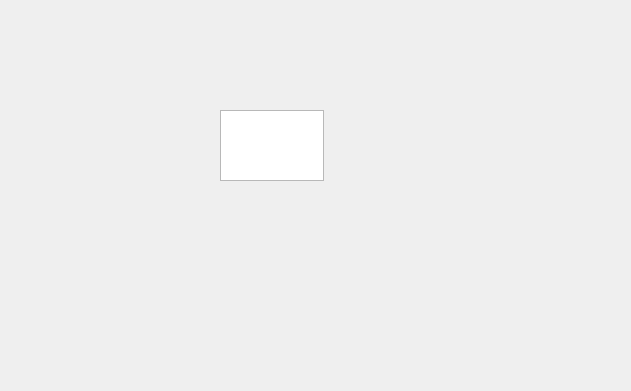
<?xml version="1.0" encoding="UTF-8"?>
<ui version="4.0">
 <class>QFormDoc</class>
 <widget class="QWidget" name="QFormDoc">
  <property name="geometry">
   <rect>
    <x>0</x>
    <y>0</y>
    <width>631</width>
    <height>391</height>
   </rect>
  </property>
  <property name="windowTitle">
   <string>Form</string>
  </property>
  <widget class="QPlainTextEdit" name="plainTextEdit">
   <property name="geometry">
    <rect>
     <x>220</x>
     <y>110</y>
     <width>104</width>
     <height>71</height>
    </rect>
   </property>
  </widget>
  <action name="actOpen">
   <property name="icon">
    <iconset resource="res.qrc">
     <normaloff>:/images/images/122.bmp</normaloff>:/images/images/122.bmp</iconset>
   </property>
   <property name="text">
    <string>打开</string>
   </property>
   <property name="toolTip">
    <string>打开</string>
   </property>
  </action>
  <action name="actCut">
   <property name="icon">
    <iconset resource="res.qrc">
     <normaloff>:/images/images/200.bmp</normaloff>:/images/images/200.bmp</iconset>
   </property>
   <property name="text">
    <string>剪贴</string>
   </property>
   <property name="toolTip">
    <string>剪贴</string>
   </property>
   <property name="shortcut">
    <string>Ctrl+X</string>
   </property>
  </action>
  <action name="actCopy">
   <property name="icon">
    <iconset resource="res.qrc">
     <normaloff>:/images/images/202.bmp</normaloff>:/images/images/202.bmp</iconset>
   </property>
   <property name="text">
    <string>复制</string>
   </property>
   <property name="toolTip">
    <string>复制</string>
   </property>
   <property name="shortcut">
    <string>Ctrl+C</string>
   </property>
  </action>
  <action name="actPaste">
   <property name="icon">
    <iconset resource="res.qrc">
     <normaloff>:/images/images/204.bmp</normaloff>:/images/images/204.bmp</iconset>
   </property>
   <property name="text">
    <string>粘贴</string>
   </property>
   <property name="toolTip">
    <string>粘贴</string>
   </property>
   <property name="shortcut">
    <string>Ctrl+V</string>
   </property>
  </action>
  <action name="actFont">
   <property name="icon">
    <iconset resource="res.qrc">
     <normaloff>:/images/images/506.bmp</normaloff>:/images/images/506.bmp</iconset>
   </property>
   <property name="text">
    <string>字体</string>
   </property>
   <property name="toolTip">
    <string>设置字体</string>
   </property>
  </action>
  <action name="actClose">
   <property name="icon">
    <iconset resource="res.qrc">
     <normaloff>:/images/images/132.bmp</normaloff>:/images/images/132.bmp</iconset>
   </property>
   <property name="text">
    <string>关闭</string>
   </property>
   <property name="toolTip">
    <string>关闭</string>
   </property>
  </action>
  <action name="actUndo">
   <property name="icon">
    <iconset resource="res.qrc">
     <normaloff>:/images/images/206.bmp</normaloff>:/images/images/206.bmp</iconset>
   </property>
   <property name="text">
    <string>撤销</string>
   </property>
   <property name="toolTip">
    <string>撤销</string>
   </property>
   <property name="shortcut">
    <string>Ctrl+Z</string>
   </property>
  </action>
  <action name="actRedo">
   <property name="icon">
    <iconset resource="res.qrc">
     <normaloff>:/images/images/208.bmp</normaloff>:/images/images/208.bmp</iconset>
   </property>
   <property name="text">
    <string>重做</string>
   </property>
   <property name="toolTip">
    <string>重做</string>
   </property>
   <property name="shortcut">
    <string>Ctrl+Y</string>
   </property>
  </action>
 </widget>
 <resources>
  <include location="res.qrc"/>
 </resources>
 <connections>
  <connection>
   <sender>actClose</sender>
   <signal>triggered()</signal>
   <receiver>QFormDoc</receiver>
   <slot>close()</slot>
   <hints>
    <hint type="sourcelabel">
     <x>-1</x>
     <y>-1</y>
    </hint>
    <hint type="destinationlabel">
     <x>192</x>
     <y>117</y>
    </hint>
   </hints>
  </connection>
  <connection>
   <sender>actCopy</sender>
   <signal>triggered()</signal>
   <receiver>plainTextEdit</receiver>
   <slot>copy()</slot>
   <hints>
    <hint type="sourcelabel">
     <x>-1</x>
     <y>-1</y>
    </hint>
    <hint type="destinationlabel">
     <x>271</x>
     <y>145</y>
    </hint>
   </hints>
  </connection>
  <connection>
   <sender>actCut</sender>
   <signal>triggered()</signal>
   <receiver>plainTextEdit</receiver>
   <slot>cut()</slot>
   <hints>
    <hint type="sourcelabel">
     <x>-1</x>
     <y>-1</y>
    </hint>
    <hint type="destinationlabel">
     <x>271</x>
     <y>145</y>
    </hint>
   </hints>
  </connection>
  <connection>
   <sender>actPaste</sender>
   <signal>triggered()</signal>
   <receiver>plainTextEdit</receiver>
   <slot>paste()</slot>
   <hints>
    <hint type="sourcelabel">
     <x>-1</x>
     <y>-1</y>
    </hint>
    <hint type="destinationlabel">
     <x>271</x>
     <y>145</y>
    </hint>
   </hints>
  </connection>
  <connection>
   <sender>actUndo</sender>
   <signal>triggered()</signal>
   <receiver>plainTextEdit</receiver>
   <slot>undo()</slot>
   <hints>
    <hint type="sourcelabel">
     <x>-1</x>
     <y>-1</y>
    </hint>
    <hint type="destinationlabel">
     <x>271</x>
     <y>145</y>
    </hint>
   </hints>
  </connection>
  <connection>
   <sender>actRedo</sender>
   <signal>triggered()</signal>
   <receiver>plainTextEdit</receiver>
   <slot>redo()</slot>
   <hints>
    <hint type="sourcelabel">
     <x>-1</x>
     <y>-1</y>
    </hint>
    <hint type="destinationlabel">
     <x>271</x>
     <y>145</y>
    </hint>
   </hints>
  </connection>
 </connections>
</ui>
